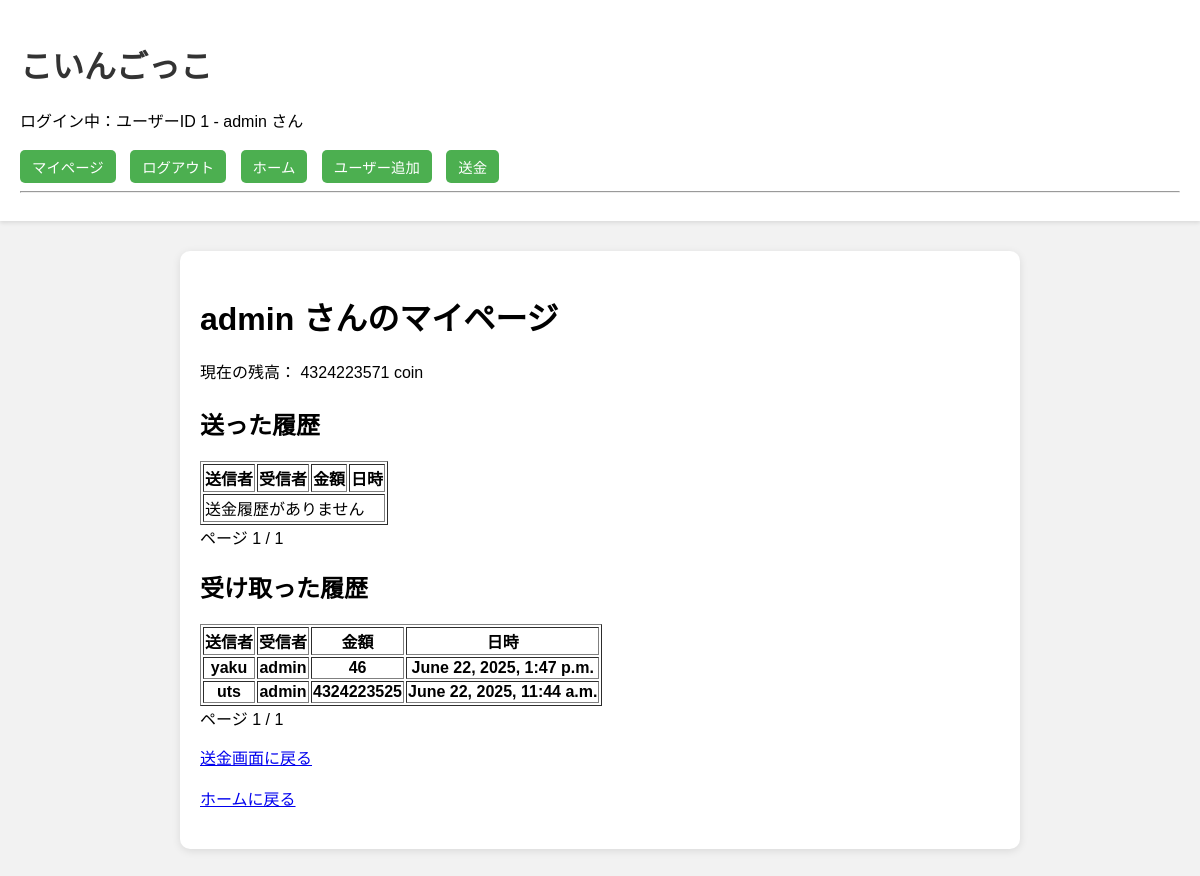
The app's page /mypage/ (signed in), older data.
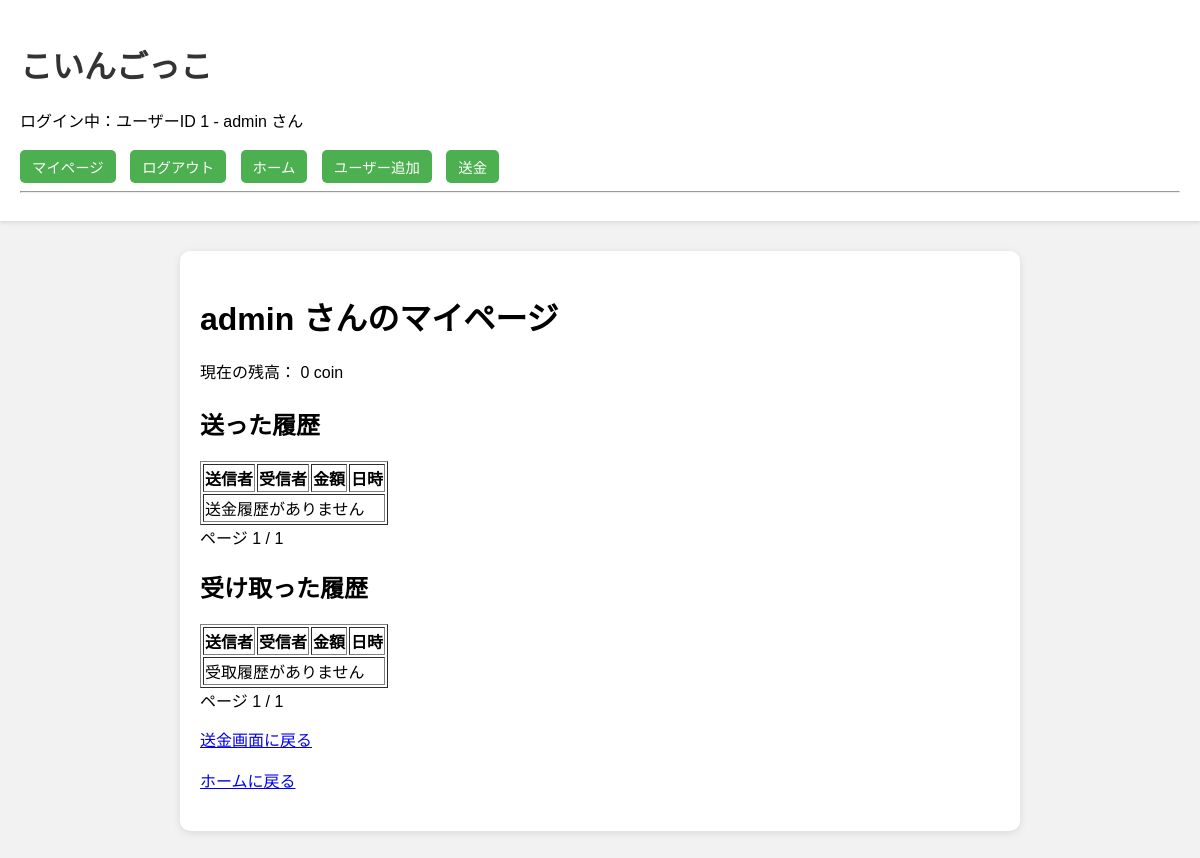
The same page, newer data.
### core/models.py (models this page shows, shortened)
class User(AbstractUser):
    username = models.CharField(max_length=50, unique=True)
    password = models.CharField(max_length=128)
    balance = models.PositiveIntegerField(default=0)

class Transaction(models.Model):
    sender = models.ForeignKey(settings.AUTH_USER_MODEL, on_delete=models.CASCADE, related_name='sent_transactions')
    receiver = models.ForeignKey(settings.AUTH_USER_MODEL, on_delete=models.CASCADE, related_name='received_transactions')
    amount = models.PositiveIntegerField()
    timestamp = models.DateTimeField(auto_now_add=True)

### core/views.py (the view)
# urls.py: path('mypage/', views.mypage_view, name='mypage'), #簡易ログイン用のマイページURL
@login_required_custom
def mypage_view(request):
    user_id = request.session.get('user_id')
    if not user_id:
        return redirect('login')
    user = User.objects.get(id=user_id)
    sent_list = Transaction.objects.filter(sender=user).order_by('-timestamp')
    sent_paginator = Paginator(sent_list, 5)
    sent_page_number = request.GET.get('sent_page')
    sent_transactions = sent_paginator.get_page(sent_page_number)
    received_list = Transaction.objects.filter(receiver=user).order_by('-timestamp')
    received_paginator = Paginator(received_list, 5)
    received_page_number = request.GET.get('received_page')
    received_transactions = received_paginator.get_page(received_page_number)
    context = {
        'user': user,
        'sent_transactions': sent_transactions,
        'received_transactions': received_transactions,
    }
    return render(request, 'mypage.html', context)

### core/context_processors.py (called while the page is built)
def login_user(request):
    user_id = request.session.get('user_id')
    if user_id:
        try:
            user = User.objects.get(id=user_id)
            return {'user': user}
        except User.DoesNotExist:
            pass
    return {'user': None}

### core/views.py (called while the page is built)
def login_required_custom(view_func):
    @wraps(view_func)
    def _wrapped_view(request, *args, **kwargs):
        user_id = request.session.get('user_id')
        if not user_id:
            return redirect('login')
        try:
            request.user = User.objects.get(id=user_id)
        except User.DoesNotExist:
            return redirect('login')
        return view_func(request, *args, **kwargs)
    return _wrapped_view

### core/templates/mypage.html (shortened to what this page needs)
{% extends 'base.html' %}
{% block content %}
        <h1>{{ user.username }} さんのマイページ</h1>
        <p>現在の残高： {{ user.balance }} coin</p>
        <h2>送った履歴</h2>
        <table border="1">
        <tr>
            <th>送信者</th>
            <th>受信者</th>
            <th>金額</th>
            <th>日時</th>
        </tr>
        {% for tx in sent_transactions %}
        <tr>
            <th>{{ tx.sender.username }}</th>
            <th>{{ tx.receiver.username }}</th>
            <th>{{ tx.amount }}</th>
            <th>{{ tx.timestamp }}</th>
        </tr>
        {% empty %}
        <tr><td colspan="4">送金履歴がありません</td></tr>
        {% endfor %}
        </table>
        <div>
            <span>ページ {{ sent_transactions.number }} / {{ sent_transactions.paginator.num_pages }}</span>
        </div>
        <h2>受け取った履歴</h2>
        <table border="1">
        <tr>
            <th>送信者</th>
            <th>受信者</th>
            <th>金額</th>
            <th>日時</th>
        </tr>
        {% for tx in received_transactions %}
        <tr>
            <th>{{ tx.sender.username }}</th>
            <th>{{ tx.receiver.username }}</th>
            <th>{{ tx.amount }}</th>
            <th>{{ tx.timestamp }}</th>
        </tr>
        {% empty %}
        <tr><td colspan="4">受取履歴がありません</td></tr>
        {% endfor %}
        </table>
        <div>
            <span>ページ {{ received_transactions.number }} / {{ received_transactions.paginator.num_pages }}</span>
        </div>
        <p><a href="/send/">送金画面に戻る</a></p>
        <p><a href="/">ホームに戻る</a></p>
{% endblock %}

### core/templates/base.html (shortened to what this page needs)
<!DOCTYPE html>
<html lang="ja">
<head>
</head>
<body>
    <header>
        <h1><a href="{% url 'index' %}">こいんごっこ</a></h1>
        <nav>
            {% if request.session.user_id %}
                <p>ログイン中：ユーザーID {{ request.session.user_id }} - {{ user.username }} さん</p>
                <a href="{% url 'mypage' %}">マイページ</a>
                <a href="{% url 'logout' %}">ログアウト</a>
            {% else %}
                <a href="{% url 'login' %}">ログイン</a>
            {% endif %}
            <a href="{% url 'index' %}">ホーム</a>
            <a href="{% url 'add_user' %}">ユーザー追加</a>
            <a href="{% url 'send_coin' %}">送金</a>
        </nav>
        <hr>
    </header>
    <main>
        {% block content %}
        {% endblock %}
    </main>
</body>
</html>

Row changes from the older to the newer data that the page shows:
removed Transaction: sender.username "yaku", receiver.username "admin", amount "46", timestamp "June 22, 2025, 1:47 p.m."
removed Transaction: sender.username "uts", receiver.username "admin", amount "4324223525", timestamp "June 22, 2025, 11:44 a.m."
changed User "admin": balance "4324223571" → "0"
Text that changed along with them:
text now shown: "受取履歴がありません"
